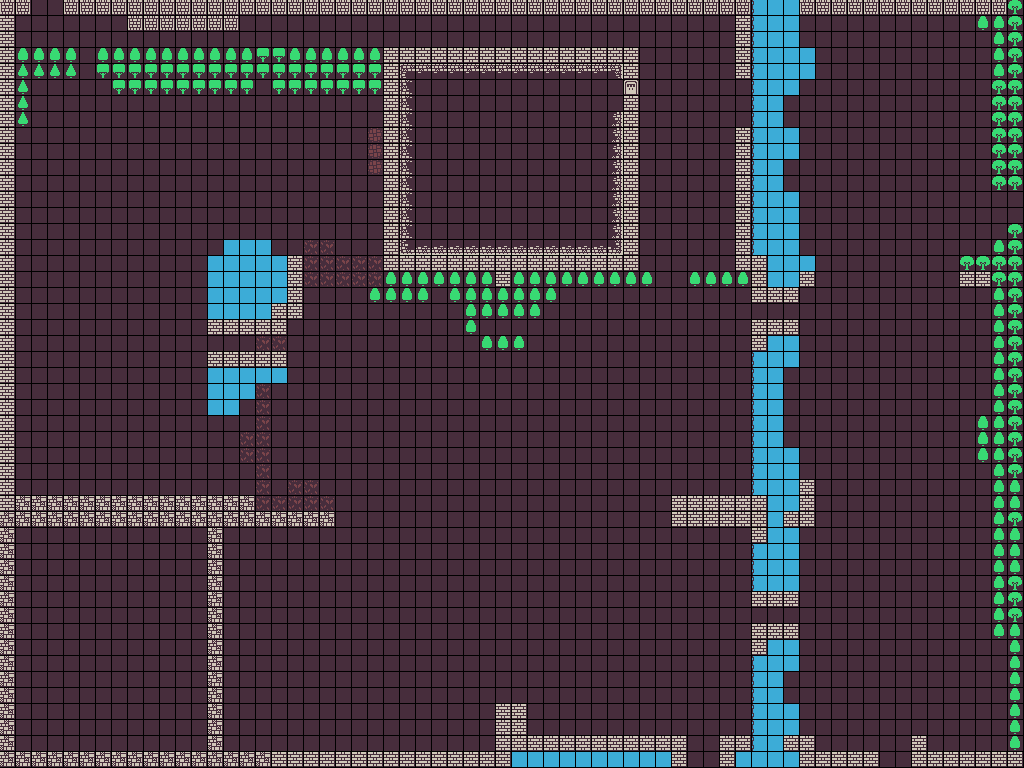

Tiled map render using the project's own tile images. Description and the whole map definition, tile-layer contents included, below:
An orthogonal 64x48 tile map with 16x16 px tiles, 1 tile layer (Kachelebene 1).

<map version="1.10" tiledversion="1.10.1" orientation="orthogonal" renderorder="right-down" width="64" height="48" tilewidth="16" tileheight="16" infinite="0" nextlayerid="2" nextobjectid="1">
 <tileset firstgid="1" source="1bitpack.tsx" />
 <layer id="1" name="Kachelebene 1" width="64" height="48">
  <data encoding="csv">
570,570,1,1,570,570,570,570,570,570,570,570,570,570,570,570,570,570,570,570,570,570,570,570,570,570,570,570,570,570,570,570,570,570,570,570,570,570,570,570,570,570,570,570,570,570,570,165,164,164,570,570,570,570,570,570,570,570,570,570,570,570,570,67,
538,1,1,1,1,1,1,1,570,570,570,570,570,570,570,1,1,1,1,1,1,1,1,1,1,1,1,1,1,1,1,1,1,1,1,1,1,1,1,1,1,1,1,1,1,1,538,165,164,164,1,1,1,1,1,1,1,1,1,1,1,36,36,67,
538,1,1,1,1,1,1,1,1,1,1,1,1,1,1,1,1,1,1,1,1,1,1,1,1,1,1,1,1,1,1,1,1,1,1,1,1,1,1,1,1,1,1,1,1,1,538,165,164,164,1,1,1,1,1,1,1,1,1,1,1,1,36,67,
538,36,36,36,36,1,36,36,36,36,36,36,36,36,36,36,37,37,36,36,36,36,36,36,538,538,538,538,538,538,538,538,538,538,538,538,538,538,538,538,1,1,1,1,1,1,538,165,164,164,164,1,1,1,1,1,1,1,1,1,1,1,36,67,
538,32,32,32,32,1,37,37,37,37,37,37,37,37,37,37,37,37,37,37,37,37,37,37,538,19,20,20,20,20,20,20,20,20,20,20,20,20,21,538,1,1,1,1,1,1,538,165,164,164,164,1,1,1,1,1,1,1,1,1,1,1,36,67,
538,32,1,1,1,1,1,37,37,37,37,37,37,37,37,37,1,37,37,37,37,37,37,37,538,50,1,1,1,1,1,1,1,1,1,1,1,1,1,353,1,1,1,1,1,1,1,165,164,164,1,1,1,1,1,1,1,1,1,1,1,1,67,67,
538,32,1,1,1,1,1,1,1,1,1,1,1,1,1,1,1,1,1,1,1,1,1,1,538,50,1,1,1,1,1,1,1,1,1,1,1,1,1,538,1,1,1,1,1,1,1,165,164,1,1,1,1,1,1,1,1,1,1,1,1,1,67,67,
538,32,1,1,1,1,1,1,1,1,1,1,1,1,1,1,1,1,1,1,1,1,1,1,538,50,1,1,1,1,1,1,1,1,1,1,1,1,52,538,1,1,1,1,1,1,1,165,164,1,1,1,1,1,1,1,1,1,1,1,1,1,67,67,
538,1,1,1,1,1,1,1,1,1,1,1,1,1,1,1,1,1,1,1,1,1,1,5,538,50,1,1,1,1,1,1,1,1,1,1,1,1,52,538,1,1,1,1,1,1,538,165,164,164,1,1,1,1,1,1,1,1,1,1,1,1,67,67,
538,1,1,1,1,1,1,1,1,1,1,1,1,1,1,1,1,1,1,1,1,1,1,5,538,50,1,1,1,1,1,1,1,1,1,1,1,1,52,538,1,1,1,1,1,1,538,165,164,164,1,1,1,1,1,1,1,1,1,1,1,1,67,67,
538,1,1,1,1,1,1,1,1,1,1,1,1,1,1,1,1,1,1,1,1,1,1,5,538,50,1,1,1,1,1,1,1,1,1,1,1,1,52,538,1,1,1,1,1,1,538,165,164,1,1,1,1,1,1,1,1,1,1,1,1,1,67,67,
538,1,1,1,1,1,1,1,1,1,1,1,1,1,1,1,1,1,1,1,1,1,1,1,538,50,1,1,1,1,1,1,1,1,1,1,1,1,52,538,1,1,1,1,1,1,538,165,164,1,1,1,1,1,1,1,1,1,1,1,1,1,67,67,
538,1,1,1,1,1,1,1,1,1,1,1,1,1,1,1,1,1,1,1,1,1,1,1,538,50,1,1,1,1,1,1,1,1,1,1,1,1,52,538,1,1,1,1,1,1,538,165,164,164,1,1,1,1,1,1,1,1,1,1,1,1,1,1,
538,1,1,1,1,1,1,1,1,1,1,1,1,1,1,1,1,1,1,1,1,1,1,1,538,50,1,1,1,1,1,1,1,1,1,1,1,1,52,538,1,1,1,1,1,1,538,165,164,164,1,1,1,1,1,1,1,1,1,1,1,1,1,1,
538,1,1,1,1,1,1,1,1,1,1,1,1,1,1,1,1,1,1,1,1,1,1,1,538,50,1,1,1,1,1,1,1,1,1,1,1,1,52,538,1,1,1,1,1,1,538,165,164,164,1,1,1,1,1,1,1,1,1,1,1,1,1,67,
538,1,1,1,1,1,1,1,1,1,1,1,1,1,164,164,164,1,1,2,2,1,1,1,538,81,82,82,82,82,82,82,82,82,82,82,82,82,83,538,1,1,1,1,1,1,538,165,164,164,1,1,1,1,1,1,1,1,1,1,1,1,36,67,
538,1,1,1,1,1,1,1,1,1,1,1,1,164,164,164,164,164,538,2,2,2,2,2,538,538,538,538,538,538,538,538,538,538,538,538,538,538,538,538,1,1,1,1,1,1,538,538,164,164,164,1,1,1,1,1,1,1,1,1,67,67,67,67,
538,1,1,1,1,1,1,1,1,1,1,1,1,164,164,164,164,164,538,2,2,2,2,2,36,36,36,36,36,36,36,538,36,36,36,36,36,36,36,36,36,1,1,36,36,36,36,538,164,164,538,1,1,1,1,1,1,1,1,1,538,538,67,67,
538,1,1,1,1,1,1,1,1,1,1,1,1,164,164,164,164,164,538,1,1,1,1,36,36,36,36,1,36,36,36,36,36,36,36,1,1,1,1,1,1,1,1,1,1,1,1,538,538,538,1,1,1,1,1,1,1,1,1,1,1,1,36,67,
538,1,1,1,1,1,1,1,1,1,1,1,1,164,164,164,164,538,538,1,1,1,1,1,1,1,1,1,1,36,36,36,36,36,1,1,1,1,1,1,1,1,1,1,1,1,1,1,1,1,1,1,1,1,1,1,1,1,1,1,1,1,36,67,
538,1,1,1,1,1,1,1,1,1,1,1,1,538,538,538,538,538,1,1,1,1,1,1,1,1,1,1,1,36,1,1,1,1,1,1,1,1,1,1,1,1,1,1,1,1,1,538,538,538,1,1,1,1,1,1,1,1,1,1,1,1,36,67,
538,1,1,1,1,1,1,1,1,1,1,1,1,1,1,1,2,2,1,1,1,1,1,1,1,1,1,1,1,1,36,36,36,1,1,1,1,1,1,1,1,1,1,1,1,1,1,538,164,164,1,1,1,1,1,1,1,1,1,1,1,1,36,67,
538,1,1,1,1,1,1,1,1,1,1,1,1,538,538,538,538,538,1,1,1,1,1,1,1,1,1,1,1,1,1,1,1,1,1,1,1,1,1,1,1,1,1,1,1,1,1,165,164,164,1,1,1,1,1,1,1,1,1,1,1,1,36,67,
538,1,1,1,1,1,1,1,1,1,1,1,1,164,164,164,164,164,1,1,1,1,1,1,1,1,1,1,1,1,1,1,1,1,1,1,1,1,1,1,1,1,1,1,1,1,1,165,164,1,1,1,1,1,1,1,1,1,1,1,1,1,36,67,
538,1,1,1,1,1,1,1,1,1,1,1,1,164,164,164,2,1,1,1,1,1,1,1,1,1,1,1,1,1,1,1,1,1,1,1,1,1,1,1,1,1,1,1,1,1,1,165,164,1,1,1,1,1,1,1,1,1,1,1,1,1,36,67,
538,1,1,1,1,1,1,1,1,1,1,1,1,164,164,1,2,1,1,1,1,1,1,1,1,1,1,1,1,1,1,1,1,1,1,1,1,1,1,1,1,1,1,1,1,1,1,165,164,1,1,1,1,1,1,1,1,1,1,1,1,1,36,67,
538,1,1,1,1,1,1,1,1,1,1,1,1,1,1,1,2,1,1,1,1,1,1,1,1,1,1,1,1,1,1,1,1,1,1,1,1,1,1,1,1,1,1,1,1,1,1,165,164,1,1,1,1,1,1,1,1,1,1,1,1,36,36,67,
538,1,1,1,1,1,1,1,1,1,1,1,1,1,1,2,2,1,1,1,1,1,1,1,1,1,1,1,1,1,1,1,1,1,1,1,1,1,1,1,1,1,1,1,1,1,1,165,164,1,1,1,1,1,1,1,1,1,1,1,1,36,36,67,
538,1,1,1,1,1,1,1,1,1,1,1,1,1,1,2,2,1,1,1,1,1,1,1,1,1,1,1,1,1,1,1,1,1,1,1,1,1,1,1,1,1,1,1,1,1,1,165,164,164,1,1,1,1,1,1,1,1,1,1,1,36,36,67,
538,1,1,1,1,1,1,1,1,1,1,1,1,1,1,1,2,1,1,1,1,1,1,1,1,1,1,1,1,1,1,1,1,1,1,1,1,1,1,1,1,1,1,1,1,1,1,165,164,164,1,1,1,1,1,1,1,1,1,1,1,1,36,67,
538,1,1,1,1,1,1,1,1,1,1,1,1,1,1,1,2,1,2,2,1,1,1,1,1,1,1,1,1,1,1,1,1,1,1,1,1,1,1,1,1,1,1,1,1,1,1,165,164,164,538,1,1,1,1,1,1,1,1,1,1,1,36,36,
538,404,404,404,404,404,404,404,404,404,404,404,404,404,404,404,2,2,2,2,2,1,1,1,1,1,1,1,1,1,1,1,1,1,1,1,1,1,1,1,1,1,538,538,538,538,538,538,164,164,538,1,1,1,1,1,1,1,1,1,1,1,36,36,
404,404,404,404,404,404,404,404,404,404,404,404,404,404,404,404,404,404,404,404,404,1,1,1,1,1,1,1,1,1,1,1,1,1,1,1,1,1,1,1,1,1,538,538,538,538,538,538,164,538,538,1,1,1,1,1,1,1,1,1,1,1,36,67,
404,1,1,1,1,1,1,1,1,1,1,1,1,404,1,1,1,1,1,1,1,1,1,1,1,1,1,1,1,1,1,1,1,1,1,1,1,1,1,1,1,1,1,1,1,1,1,538,164,164,1,1,1,1,1,1,1,1,1,1,1,1,36,36,
404,1,1,1,1,1,1,1,1,1,1,1,1,404,1,1,1,1,1,1,1,1,1,1,1,1,1,1,1,1,1,1,1,1,1,1,1,1,1,1,1,1,1,1,1,1,1,165,164,164,1,1,1,1,1,1,1,1,1,1,1,1,36,36,
404,1,1,1,1,1,1,1,1,1,1,1,1,404,1,1,1,1,1,1,1,1,1,1,1,1,1,1,1,1,1,1,1,1,1,1,1,1,1,1,1,1,1,1,1,1,1,165,164,164,1,1,1,1,1,1,1,1,1,1,1,1,36,36,
404,1,1,1,1,1,1,1,1,1,1,1,1,404,1,1,1,1,1,1,1,1,1,1,1,1,1,1,1,1,1,1,1,1,1,1,1,1,1,1,1,1,1,1,1,1,1,165,164,164,1,1,1,1,1,1,1,1,1,1,1,1,36,67,
404,1,1,1,1,1,1,1,1,1,1,1,1,404,1,1,1,1,1,1,1,1,1,1,1,1,1,1,1,1,1,1,1,1,1,1,1,1,1,1,1,1,1,1,1,1,1,538,538,538,1,1,1,1,1,1,1,1,1,1,1,1,36,67,
404,1,1,1,1,1,1,1,1,1,1,1,1,404,1,1,1,1,1,1,1,1,1,1,1,1,1,1,1,1,1,1,1,1,1,1,1,1,1,1,1,1,1,1,1,1,1,1,1,1,1,1,1,1,1,1,1,1,1,1,1,1,36,67,
404,1,1,1,1,1,1,1,1,1,1,1,1,404,1,1,1,1,1,1,1,1,1,1,1,1,1,1,1,1,1,1,1,1,1,1,1,1,1,1,1,1,1,1,1,1,1,538,538,538,1,1,1,1,1,1,1,1,1,1,1,1,36,36,
404,1,1,1,1,1,1,1,1,1,1,1,1,404,1,1,1,1,1,1,1,1,1,1,1,1,1,1,1,1,1,1,1,1,1,1,1,1,1,1,1,1,1,1,1,1,1,538,164,164,1,1,1,1,1,1,1,1,1,1,1,1,1,36,
404,1,1,1,1,1,1,1,1,1,1,1,1,404,1,1,1,1,1,1,1,1,1,1,1,1,1,1,1,1,1,1,1,1,1,1,1,1,1,1,1,1,1,1,1,1,1,165,164,164,1,1,1,1,1,1,1,1,1,1,1,1,1,36,
404,1,1,1,1,1,1,1,1,1,1,1,1,404,1,1,1,1,1,1,1,1,1,1,1,1,1,1,1,1,1,1,1,1,1,1,1,1,1,1,1,1,1,1,1,1,1,165,164,1,1,1,1,1,1,1,1,1,1,1,1,1,1,36,
404,1,1,1,1,1,1,1,1,1,1,1,1,404,1,1,1,1,1,1,1,1,1,1,1,1,1,1,1,1,1,1,1,1,1,1,1,1,1,1,1,1,1,1,1,1,1,165,164,1,1,1,1,1,1,1,1,1,1,1,1,1,1,36,
404,1,1,1,1,1,1,1,1,1,1,1,1,404,1,1,1,1,1,1,1,1,1,1,1,1,1,1,1,1,1,538,538,1,1,1,1,1,1,1,1,1,1,1,1,1,1,165,164,164,1,1,1,1,1,1,1,1,1,1,1,1,1,36,
404,1,1,1,1,1,1,1,1,1,1,1,1,404,1,1,1,1,1,1,1,1,1,1,1,1,1,1,1,1,1,538,538,1,1,1,1,1,1,1,1,1,1,1,1,1,1,165,164,164,1,1,1,1,1,1,1,1,1,1,1,1,1,36,
404,1,1,1,1,1,1,1,1,1,1,1,1,404,1,1,1,1,1,1,1,1,1,1,1,1,1,1,1,1,1,538,538,538,538,538,538,538,538,538,538,538,538,1,1,538,538,165,164,538,538,1,1,1,1,1,1,538,1,1,1,1,1,36,
404,404,404,404,404,404,404,404,404,404,404,404,404,404,404,404,404,538,538,538,538,538,538,538,538,538,538,538,538,538,538,538,164,164,164,164,164,164,164,164,164,164,538,1,1,538,164,164,164,164,538,538,538,538,538,1,1,538,538,538,538,538,538,538
</data>
 </layer>
</map>
